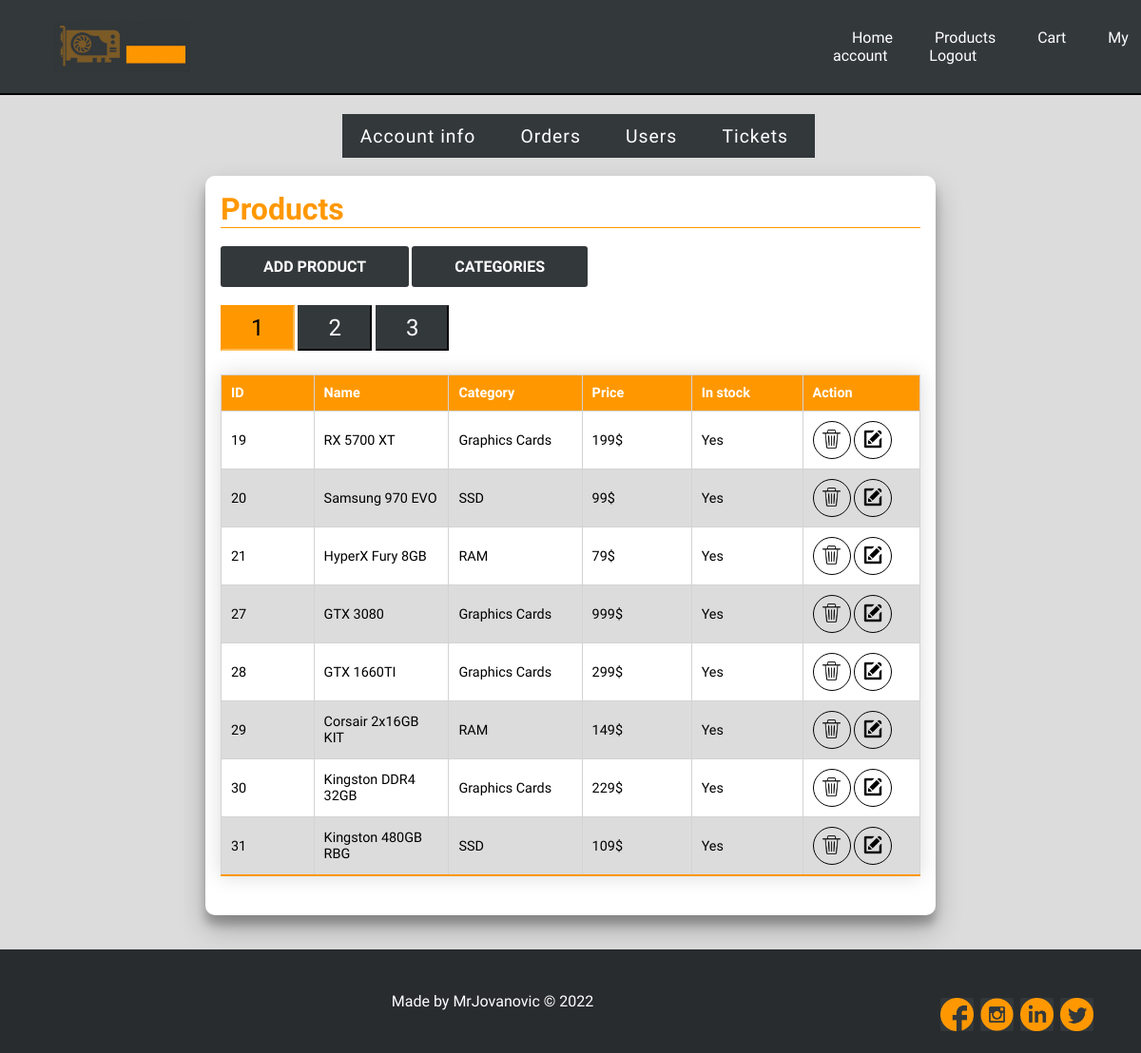
The app's page /my-account/products/index.php (signed in) with its own data.
### tables this page shows
CREATE TABLE `products` (
  `id` int NOT NULL,
  `name` varchar(255) NOT NULL,
  `description` varchar(1024) NOT NULL,
  `price` float NOT NULL,
  `imgUrl` varchar(255) NOT NULL,
  `in_stock` tinyint(1) DEFAULT NULL,
  `category_id` int NOT NULL
);

CREATE TABLE `category` (
  `id` int NOT NULL,
  `name` varchar(255) NOT NULL
);

### controller/product.php (called while the page is built, shortened)
<?php
    class Product {
        function __construct($id,$name,$price)
        {
            $this->id = $id;
            $this->name = $name;
            $this->price = $price;
        }
    }
    class AdminPageProduct extends Product {
        function __construct($id,$name,$price,$inStock,$category,$page)
        {
            $this->inStock = $inStock;
            $this->category = $category;
            $this->page = $page;
        }
    }
?>

### connection/connection.php (called while the page is built, shortened)
<?php
class Database
{
    public $mysqli;
    private function db_connect()
    {
        $this->host = 'prodajahardvera.mysql.database.azure.com';
        $this->user = 'prodajahardvera';
        $this->pass = 'Mrjovanovic$';
        $this->db = 'prodajahardvera';
        $this->mysqli = new mysqli($this->host, $this->user, $this->pass, $this->db);
        return $this->mysqli;
    }
    public function executeQuery($sql)
    {
        $result = $this->mysqli->query($sql);
        return $result;
    }
}

### my-account/view/products.php (the view, shortened to what this page needs)
<?php require_once "../template/navbarLogged.php"; ?>
<div class="shell">
    <div class="buttons-div">
        <?php require_once "../template/accountMenu.php"; ?>
    </div>
    <br>
    <div class="container" id="container">
        <h1>Products</h1>
        <br>
        <div class="buttons-div-second">
            <form class="menuForm" action="../add-product/">
                <input class="menuButton" type="submit" value="Add product" />
            </form>
            <form class="menuForm" action="../categories/">
                <input class="menuButton" type="submit" value="Categories" />
            </form>
        </div>
        <br>
        <div>
            <form action="../products/" method="post">
                <?php while ($i <= $pageCounter) : ?>
                    <?php if ($currentPageUser == $i) : ?>
                        <button type="submit" class="page-current" name="page" value="<?= $i ?>"><?= $i ?></button>
                    <?php else : ?>
                        <button type="submit" class="page" name="page" value="<?= $i ?>"><?= $i ?></button>
                    <?php endif; ?>
                    <?php $i++ ?>
                <?php endwhile; ?>
            </form>
            <table>
                <thead>
                    <tr>
                        <th>ID</th>
                        <th>Name</th>
                        <th>Category</th>
                        <th>Price</th>
                        <th>In stock</th>
                        <th>Action</th>
                    </tr>
                </thead>
                <tbody>
                <?php foreach (returnProductsFromPage($currentPageUser, $products) as $product) : ?>
                    <tr>
                        <td><?= $product->id ?></td>
                        <td><?= $product->name ?></td>
                        <td><?= $product->category ?></td>
                        <td><?= $product->price ?>$</td>
                        <td><?= $product->inStock ?></td>
                        <td>
                            <a href='../products/?action=deleteProduct&productId=<?= $product->id ?>'><button class=iconButton>
                                    <img class='deleteIcon' src='../../images/deleteIcon.png' alt='deleteIcon'>
                                </button> </a>
                            <a href='../edit-product/?action=editProduct&productId=<?= $product->id ?>'><button class=iconButton>
                                    <img class='editIcon' src='../../images/editIcon.png' alt='editIcon'>
                                </button> </a>
                        </td>
                    </tr>
                <?php endforeach; ?>
                </tbody>
            </table>
        </div>
    </div>
</div>
</body>
<?php require_once "../template/footer.php"; ?>

### css/dashboard.css (style rules this page uses)
* { box-sizing: border-box; font-family: 'Muli', sans-serif; }
.container { padding: 16px; margin: auto; background-color: #fff; border-radius: 10px; box-shadow: 0 14px 28px rgba(0, 0, 0, 0.25), 0 10px 10px rgba(0, 0, 0, 0.22); position: relative; overflow: hidden; width: 768px; max-width: 100%; min-height: 480px; }
a { color: dodgerblue; display:inline-block; }
.buttons-div { margin-left: 30%; display: flex; }
.buttons-div-second { display: flex; }
th, td { padding: 10px; width: 5%; border: solid 1px lightgray; }
.deleteIcon { max-width: 20px; max-height: 20px; }
.editIcon { max-width: 20px; max-height: 20px; }
.iconButton { border: solid 1px; border-radius: 100%; min-width: 40px; min-height: 40px; background: none; }
.shell { margin-bottom: 3%; min-height: 66.5vh; position: relative; }
.menuButton { box-sizing: border-box; border-radius: 3px; border: none; background-color: #33383b; color: #ffffff; font-size: 1em; font-weight: bold; padding: 12px 45px; text-transform:uppercase; }
.menuForm { display: flex; flex-flow: row wrap; align-items: center; margin-right: 3px; }
table { border-collapse: collapse; margin: 25px 0; font-size: 0.9em; font-family: sans-serif; box-shadow: 0 0 20px rgba(0, 0, 0, 0.15); }
thead tr { background-color: #FF9800; color: #ffffff; text-align: left; }
tbody tr { border-bottom: 1px solid #dddddd; }
tbody tr:nth-of-type(even) { background-color: gainsboro; }
tbody tr:last-of-type { border-bottom: 2px solid #FF9800; }
h1 { color: #FF9800; border-bottom: thin solid #FF9800; }
.page { display:inline-block; color:#212121; text-align:center; font-size: 1.5em; transition: all 0.2s ease-in-out; border-color: #33383b; background: #33383b; padding:8px 30px; color: white; }
.page-current { display:inline-block; text-align:center; font-size: 1.5em; transition: all 0.2s ease-in-out; padding:8px 30px; color: white; border-color: #0067ff; background: #0067ff; text-decoration:none; -webkit-filter: invert(100%); filter: invert(100%); cursor:pointer; }

### css/navbar.css (style rules this page uses)
* { margin: 0; padding: 0; }
body { height: auto; background-size: cover; font-family: "Muli", sans-serif; margin-top: 10%; background-color: gainsboro; }

### css/footer.css (style rules this page uses)
html { height: 100%; }

### records on screen
products: id "19", name "RX 5700 XT", category.name "Graphics Cards", price "199", in_stock "Yes"
products: id "20", name "Samsung 970 EVO", category.name "SSD", price "99", in_stock "Yes"
products: id "21", name "HyperX Fury 8GB", category.name "RAM", price "79", in_stock "Yes"
products: id "27", name "GTX 3080", category.name "Graphics Cards", price "999", in_stock "Yes"
products: id "28", name "GTX 1660TI", category.name "Graphics Cards", price "299", in_stock "Yes"
products: id "29", name "Corsair 2x16GB KIT", category.name "RAM", price "149", in_stock "Yes"
products: id "30", name "Kingston DDR4 32GB", category.name "Graphics Cards", price "229", in_stock "Yes"
products: id "31", name "Kingston 480GB RBG", category.name "SSD", price "109", in_stock "Yes"
